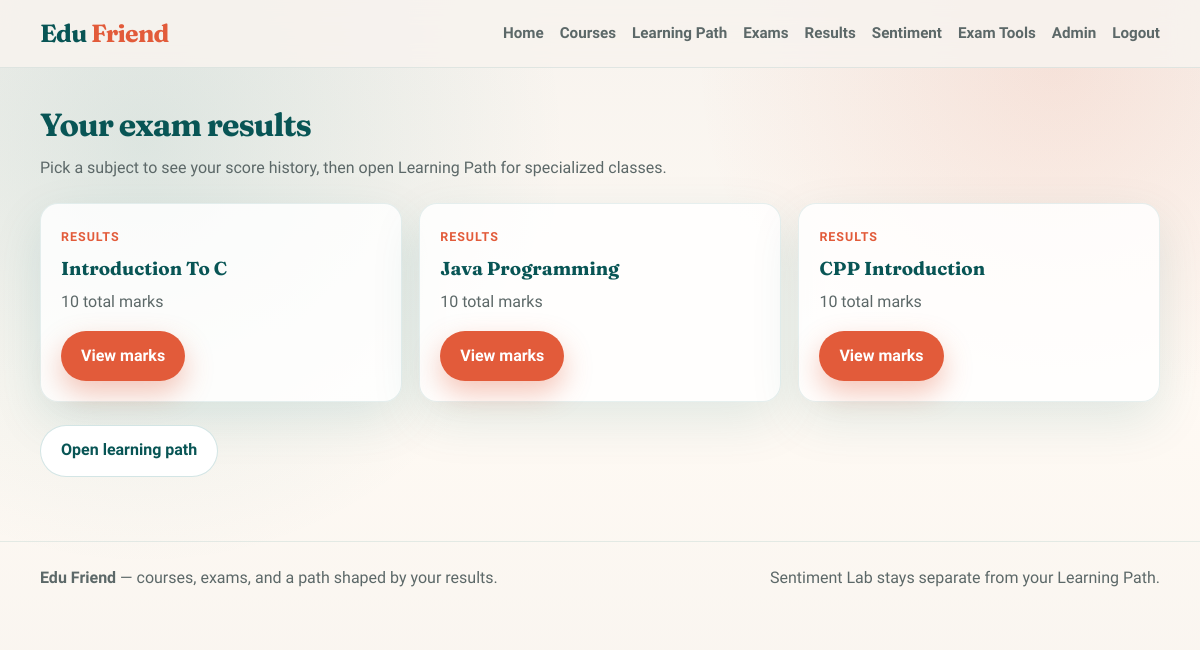
Page /view-result (signed in) on the committed database.
### exam/models.py (models this page shows, shortened)
class ExamSubject(models.Model):
   subject_name = models.ForeignKey(Subject,on_delete=models.CASCADE)
   question_number = models.PositiveIntegerField()
   total_marks = models.PositiveIntegerField()

### cariculam/models.py (models this page shows, shortened)
class Subject(models.Model):
    subject_id = models.CharField(max_length=100,unique=True)
    name = models.CharField(max_length=100)
    slug = models.SlugField(null=True,blank=True)
    course = models.ForeignKey(Course,on_delete=models.CASCADE,related_name='subjects')
    image = models.ImageField(upload_to = save_subject_image, blank = True, verbose_name = 'subject image' )
    description = models.TextField(max_length=500,blank=True)
    def __str__(self):
        return self.name

### account/views.py (the view)
# urls.py: path('view-result', views.view_result_view, name='view-result'),
@login_required
def view_result_view(request):
    courses = QMODEL.ExamSubject.objects.select_related('subject_name').all()
    return render(request, 'view_result.html', {'courses': courses})

### account/context_processors.py (called while the page is built)
def user_role(request):
    role = None
    if request.user.is_authenticated:
        try:
            role = request.user.user_profile.user_type
        except (ObjectDoesNotExist, AttributeError):
            role = None
    return {'user_role': role}

### account/templates/view_result.html (shortened to what this page needs)
{% extends 'base.html' %}
{% block content %}
<div class="section-head">
  <h1>Your exam results</h1>
  <p class="lede">Pick a subject to see your score history, then open Learning Path for specialized classes.</p>
</div>
<div class="grid grid-3">
  {% for course in courses %}
    <article class="card exam-card">
      <span class="eyebrow">Results</span>
      <h3>{{ course.subject_name }}</h3>
      <p>{{ course.total_marks }} total marks</p>
      <a class="btn btn-primary" href="{% url 'check-marks' course.id %}">View marks</a>
    </article>
  {% empty %}
    <div class="empty-state panel" style="grid-column:1/-1;">No exam subjects found.</div>
  {% endfor %}
</div>
<div class="cta-row" style="margin-top:1.4rem;">
  <a class="btn btn-ghost" href="{% url 'learning-path' %}">Open learning path</a>
</div>
{% endblock %}

### static/css/edufriend.css (style rules this page uses)
:root { --teal: #0b6e6e; --teal-dark: #085555; --teal-soft: #d8eeee; --sand: #f7f3ee; --sand-deep: #ebe4d8; --coral: #e25b3a; --coral-dark: #c4472a; --ink: #1c2424; --muted: #5c6868; --white: #ffffff; --pass: #1f7a4d; --fail: #b42318; --shadow: 0 18px 50px rgba(11, 110, 110, 0.12); --radius: 18px; --font-display: "Fraunces", Georgia, serif; --font-body: "Source Sans 3", "Segoe UI", sans-serif; }
*, *::before, *::after { box-sizing: border-box; }
html { scroll-behavior: smooth; }
body { margin: 0; font-family: var(--font-body); color: var(--ink); background: radial-gradient(circle at 12% 18%, rgba(11, 110, 110, 0.12), transparent 34%), radial-gradient(circle at 88% 8%, rgba(226, 91, 58, 0.12), transparent 28%), linear-gradient(180deg, var(--sand) 0%, #fffaf4 48%, var(--sand) 100%); min-height: 100vh; line-height: 1.55; }
a { color: inherit; text-decoration: none; }
.cta-row { display: flex; flex-wrap: wrap; gap: 0.75rem; animation: riseIn 1s ease 0.14s both; }
.btn { display: inline-flex; align-items: center; justify-content: center; gap: 0.4rem; border: 0; border-radius: 999px; padding: 0.8rem 1.25rem; font: inherit; font-weight: 700; cursor: pointer; transition: transform 0.2s ease, box-shadow 0.2s ease, background 0.2s ease; }
.btn-primary { background: var(--coral); color: white; box-shadow: 0 12px 28px rgba(226, 91, 58, 0.35); }
.btn-ghost { background: white; color: var(--teal-dark); border: 1px solid rgba(11, 110, 110, 0.18); }
.section-head { margin: 0 0 1.4rem; }
.section-head h1, .section-head h2, .page-title { font-family: var(--font-display); letter-spacing: -0.03em; margin: 0 0 0.4rem; color: var(--teal-dark); }
.section-head p, .lede { margin: 0; color: var(--muted); max-width: 42rem; }
.grid { display: grid; gap: 1.1rem; }
.grid-3 { grid-template-columns: repeat(3, minmax(0, 1fr)); }
.card, .panel { background: rgba(255, 255, 255, 0.82); border: 1px solid rgba(11, 110, 110, 0.1); border-radius: var(--radius); box-shadow: var(--shadow); }
.course-card, .path-card, .exam-card, .stat-card { padding: 1.25rem; transition: transform 0.25s ease, box-shadow 0.25s ease; opacity: 0; transform: translateY(18px); }
.course-card.is-visible, .path-card.is-visible, .exam-card.is-visible, .stat-card.is-visible, .reveal.is-visible { opacity: 1; transform: translateY(0); }
.course-card h3, .exam-card h3, .path-card h3 { font-family: var(--font-display); margin: 0 0 0.45rem; color: var(--teal-dark); }
.course-card p, .exam-card p, .path-card p { margin: 0 0 1rem; color: var(--muted); }
.eyebrow { display: inline-block; font-size: 0.78rem; font-weight: 700; letter-spacing: 0.08em; text-transform: uppercase; color: var(--coral); margin-bottom: 0.45rem; }

### rows in the picture
ExamSubject: subject_name "Introduction To C", total_marks "10"
ExamSubject: subject_name "Java Programming", total_marks "10"
ExamSubject: subject_name "CPP Introduction", total_marks "10"
